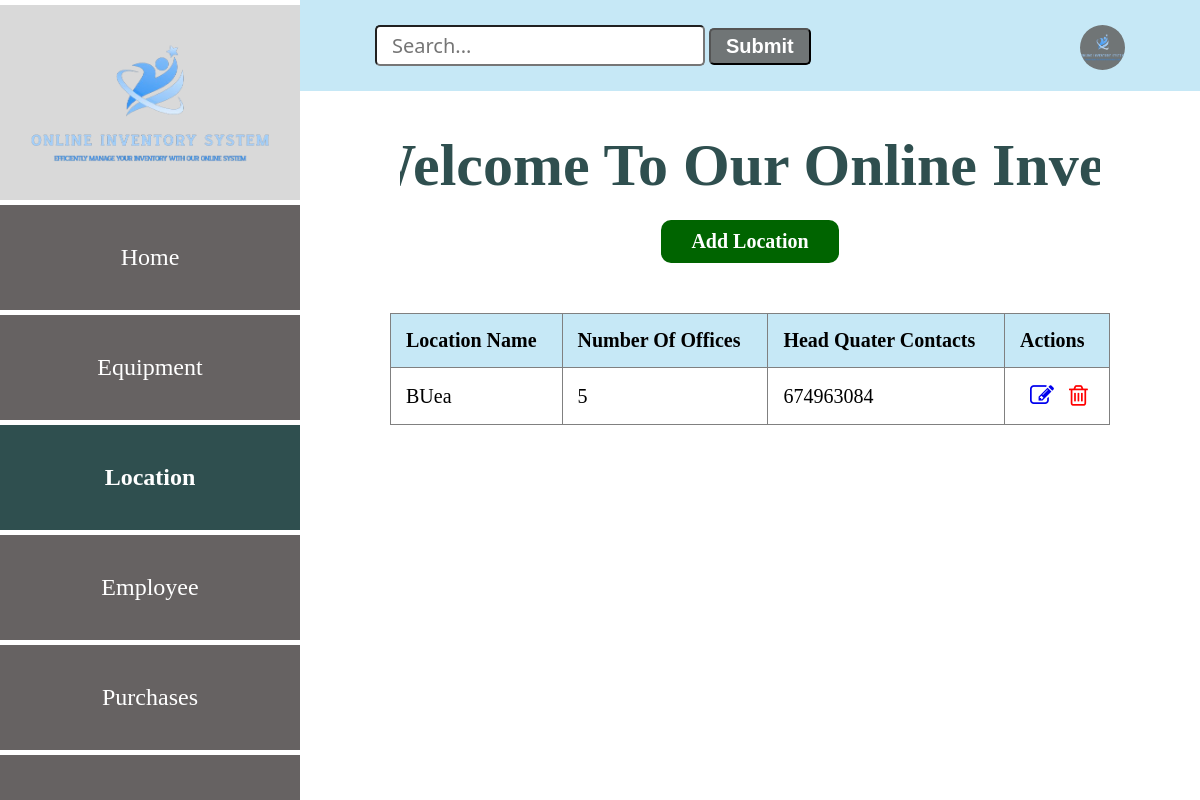
Page /location on the earlier database version.
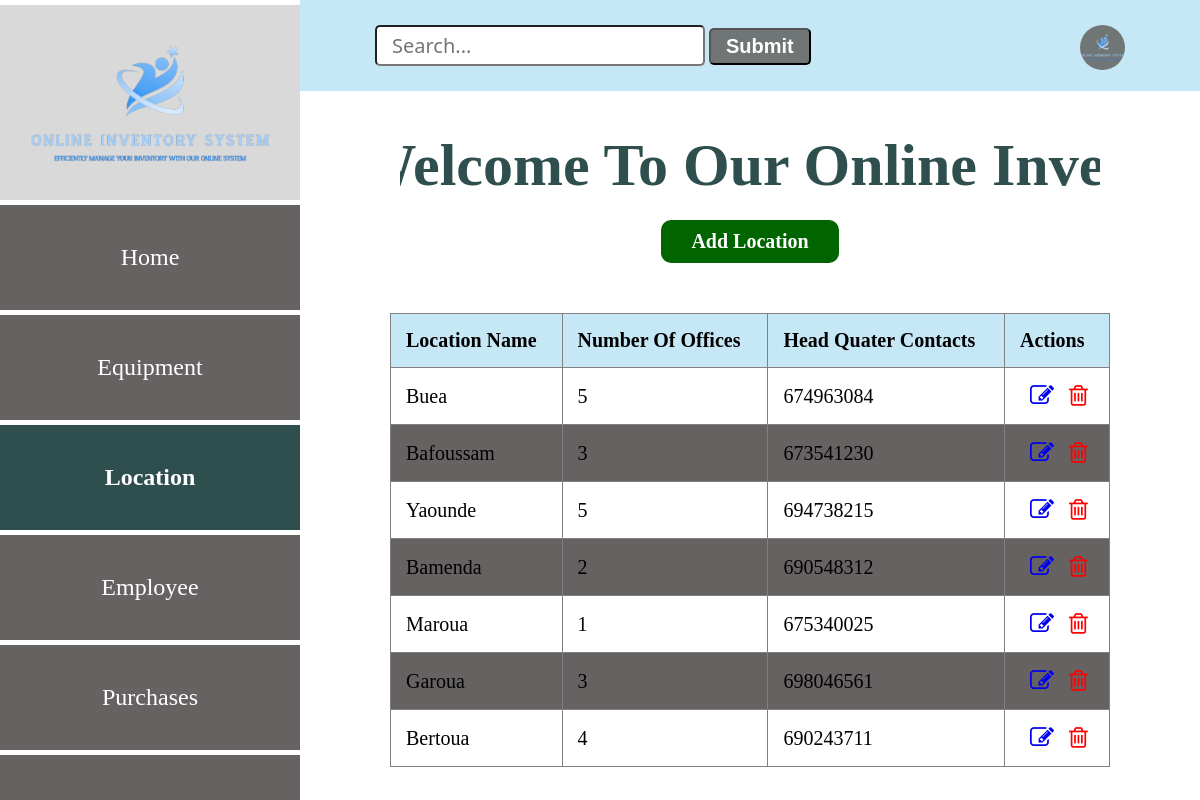
Same page on the later database version.
### app.py (models this page shows, shortened)
class Location(db.Model):
    __tablename__ = "locations"
    id=db.Column(db.Integer, primary_key=True)
    location_name=db.Column(db.String(50))
    number_of_offices=db.Column(db.Integer)
    head_quater_contact=db.Column(db.Integer)

### app.py (the view)
@app.route('/location')
def index():
    locations = Location.query.all()
    return render_template ('locationList.html', locations = locations)

### app.py (called while the page is built)
@app.before_request
def create_table():
    db.create_all()

### templates/locationList.html (shortened to what this page needs)
<!DOCTYPE html>
<html lang="en">
<head>
    <link
    rel="stylesheet"
    href="{{ url_for('static', filename='main.css') }}"
    />
    <link rel="stylesheet" href="https://cdnjs.cloudflare.com/ajax/libs/font-awesome/4.7.0/css/font-awesome.min.css">
</head>
<body>
    <div class="header">
        <input type="search" id="query" name="search" placeholder="Search...">
        <button>Submit</button>
        <a href="#"><img src="{{ url_for('static', filename='logo.png') }}" alt=""></a>
    </div>
    <section class="sidebar">
        <div class="logo">
            <img src="{{ url_for('static', filename='logo.png') }}" alt="logo">
        </div>
        <div class="content">
            <a href="/" class="home">Home</a>
            <a href="#" class="home">Equipment</a>
            <a href="/location" class="home active">Location</a>
            <a href="#" class="home">Employee</a>
            <a href="/purchase" class="home">Purchases</a>
            <a href="#" class="home">Logout</a>
        </div>
    </section>
    <div class="marquee-container">
      <h1 class="marquee">Welcome To Our Online Inventory System</h1>
    </div>
    <div class="location-form">
      <a href="/add-location" class="btn1">Add Location</a>
      <table border="1" style="overflow: auto;">
        <thead>
          <tr>
            <th>Location Name</th>
            <th>Number Of Offices</th>
            <th>Head Quater Contacts</th>
            <th>Actions</th>
          </tr>
        </thead>
        <tbody>
          {% for location in locations  %}
            <tr>
              <td>{{ location.location_name }}</td>
              <td>{{ location.number_of_offices}}</td>
              <td>{{ location.head_quater_contact}}</td>
              <td class="action">
                <a href="/edit_location{{ location.id }}"><i class="fa fa-edit" style="font-size:24px"></i></a>
                <a href="/delete_location{{ location.id }}"><i class="fa fa-trash-o" style="font-size:24px"></i></a>
              </td>
            </tr>
          {% endfor %}
        </tbody>
      </table>
    </div>
</body>
</html>

### static/main.css (style rules this page uses)
body { margin: 0; padding: 0; font-family: Verdana; }
.header { background: #c6e8f6; padding: 25px; }
.header input { padding: 5px 15px; font-size: 20px; font-family:'Segoe UI', Tahoma, Geneva, Verdana, sans-serif; border-radius: 5px; margin-left: 350px; }
.header button { padding: 5px 15px; font-size: 20px; border-radius: 5px; background: #707576; color: #fff; font-weight: bold; }
.header img { width: 45px; height: 45px; background: #707576; border-radius: 50%; float: right; justify-content: center; margin-right: 50px; }
.sidebar { position: fixed; top: 0; left: 0; width: 300px; height: 100vh; background: #707576; border-top: 5px solid #fff; }
.logo { width: 300px; height: 200px; background: rgb(217, 217, 217); display: flex; justify-content: center; align-items: center; }
.logo img { width: 250px; display: block; margin: auto; }
.content { background: #707576; width: 300px; height: calc(100vh - 200px); position: fixed; top: 200px; z-index: 1; border-top: 5px solid #fff; overflow-y: auto; }
.content a { display: flex; text-decoration: none; color: #fff; font-size: 24px; border-bottom: 5px solid white; padding: 39px; justify-content: center; }
.home { border: none; outline: none; padding: 10px 16px; background: #666262; cursor: pointer; }
.active, .home:hover { background: darkslategrey; color: black; font-weight: bold; }
h1 { display: flex; font-size: 60px; flex-wrap: wrap; justify-content: center; gap: 50px; margin-left: 300px; text-align: center; margin-top: 40px; color: darkslategrey; }
.location-form { display: flex; justify-content: center; align-items: center; flex-direction: column; margin-left: 300px; }
table { width: 80%; border-collapse: collapse; margin-top: 30px; }
th, td { padding: 15px; text-align: left; font-size: 20px; }
th { background-color: #c6e8f6; font-weight: bold; }
tbody tr:nth-child(even) { background-color: #666262; }
.btn1 { background: darkgreen; color: #fff; font-size: 1em; padding: 10px 30px; border-radius: 10px; transition: background-color 0.25s; margin-bottom: 20px; text-decoration: none; font-size: 20px; display: block; margin-top: -20px; font-weight: bold; }
.marquee-container { overflow: hidden; margin-right: 100px; margin-left: 400px; behavior: inherit; }
.marquee { animation: marquee 20s linear infinite; white-space: nowrap; }
.action a { margin-left: 10px; }
.action .fa-trash-o { color: red; }

Differences in the rows shown:
changed Location: location_name "BUea" → "Buea"
added Location: location_name "Bafoussam", number_of_offices "3", head_quater_contact "673541230"
added Location: location_name "Yaounde", number_of_offices "5", head_quater_contact "694738215"
added Location: location_name "Bamenda", number_of_offices "2", head_quater_contact "690548312"
added Location: location_name "Maroua", number_of_offices "1", head_quater_contact "675340025"
added Location: location_name "Garoua", number_of_offices "3", head_quater_contact "698046561"
added Location: location_name "Bertoua", number_of_offices "4", head_quater_contact "690243711"
